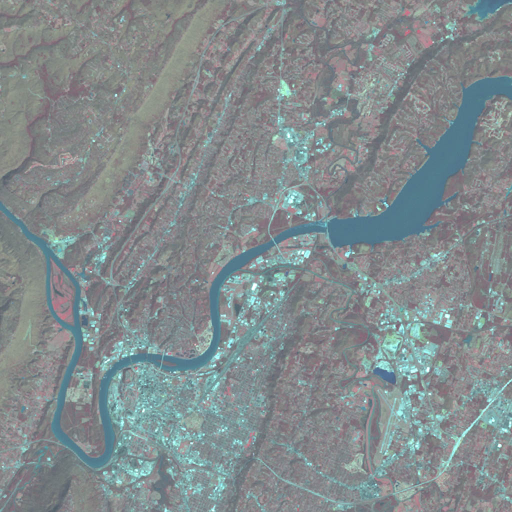
%> input picture LCSI.jpg, 1024 x 1024 px (shown at 1/2 size)
$ octave AMax.m   (GNU Octave 9; MATLAB toolbox functions it lacks are replaced by stand-ins)
%> lines starting %> are read from the running program, lines starting %| are printed output that depends on the picture
I =imread('LCSI.jpg');
%> I is the input picture: size 1024x1024x3 uint8; mean R, G, B 131, 140.2, 142.3
[R,C,K]=size(I);
%> R = 1024; C = 1024; K = 3
I=rgb2gray(I)
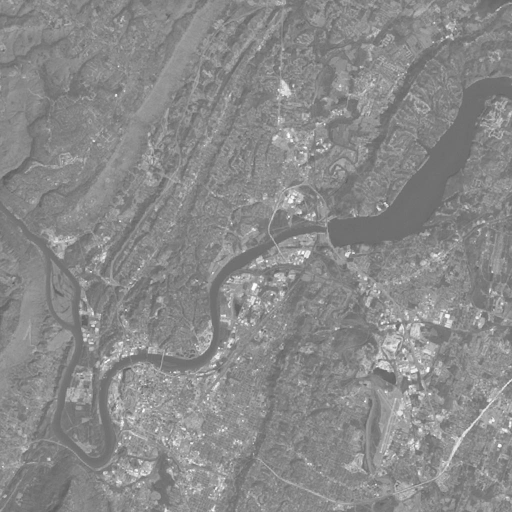
%> I: size 1024x1024 uint8 (shown at 1/2 size); min 83, max 255, mean 137.6
%image=I;
imageArray=I(:);
I=im2double(I)
%> I: size 1024x1024 double
kernel=ones(3)/9;
meanMatrix=conv2(double(I),kernel,'same');
varianceMatrix = stdfilt(I);
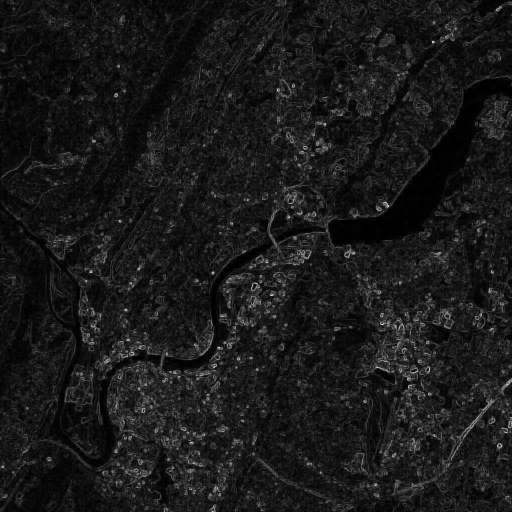
%> varianceMatrix: size 1024x1024 double (shown at 1/2 size); min 0, max 0.229, mean 0.0232; drawn with min black and max white
varianceArray=varianceMatrix(:);

%> (the run ends here)
